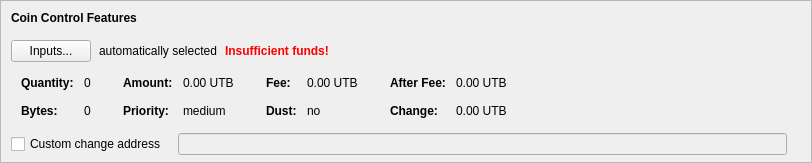
    <widget class="QFrame" name="frameCoinControl">
     <property name="sizePolicy">
      <sizepolicy hsizetype="Expanding" vsizetype="Expanding">
       <horstretch>0</horstretch>
       <verstretch>0</verstretch>
      </sizepolicy>
     </property>
     <property name="maximumSize">
      <size>
       <width>16777215</width>
       <height>16777215</height>
      </size>
     </property>
     <property name="frameShape">
      <enum>QFrame::StyledPanel</enum>
     </property>
     <property name="frameShadow">
      <enum>QFrame::Sunken</enum>
     </property>
     <layout class="QVBoxLayout" name="verticalLayoutCoinControl2">
      <property name="spacing">
       <number>0</number>
      </property>
      <property name="leftMargin">
       <number>0</number>
      </property>
      <property name="topMargin">
       <number>0</number>
      </property>
      <property name="rightMargin">
       <number>0</number>
      </property>
      <property name="bottomMargin">
       <number>6</number>
      </property>
      <item>
       <layout class="QVBoxLayout" name="verticalLayoutCoinControl" stretch="0,0,0,0,1">
        <property name="spacing">
         <number>0</number>
        </property>
        <property name="leftMargin">
         <number>10</number>
        </property>
        <property name="topMargin">
         <number>10</number>
        </property>
        <item>
         <layout class="QHBoxLayout" name="horizontalLayoutCoinControl1">
          <property name="bottomMargin">
           <number>15</number>
          </property>
          <item>
           <widget class="QLabel" name="labelCoinControlFeatures">
            <property name="sizePolicy">
             <sizepolicy hsizetype="Preferred" vsizetype="Maximum">
              <horstretch>0</horstretch>
              <verstretch>0</verstretch>
             </sizepolicy>
            </property>
            <property name="font">
             <font>
              <weight>75</weight>
              <bold>true</bold>
             </font>
            </property>
            <property name="styleSheet">
             <string notr="true">font-weight:bold;</string>
            </property>
            <property name="text">
             <string>Coin Control Features</string>
            </property>
           </widget>
          </item>
         </layout>
        </item>
        <item>
         <layout class="QHBoxLayout" name="horizontalLayoutCoinControl2" stretch="0,0,0,0">
          <property name="spacing">
           <number>8</number>
          </property>
          <property name="bottomMargin">
           <number>10</number>
          </property>
          <item>
           <widget class="QPushButton" name="pushButtonCoinControl">
            <property name="styleSheet">
             <string notr="true"/>
            </property>
            <property name="text">
             <string>Inputs...</string>
            </property>
            <property name="autoDefault">
             <bool>false</bool>
            </property>
           </widget>
          </item>
          <item>
           <widget class="QLabel" name="labelCoinControlAutomaticallySelected">
            <property name="text">
             <string>automatically selected</string>
            </property>
            <property name="margin">
             <number>5</number>
            </property>
           </widget>
          </item>
          <item>
           <widget class="QLabel" name="labelCoinControlInsuffFunds">
            <property name="font">
             <font>
              <weight>75</weight>
              <bold>true</bold>
             </font>
            </property>
            <property name="styleSheet">
             <string notr="true">color:red;font-weight:bold;</string>
            </property>
            <property name="text">
             <string>Insufficient funds!</string>
            </property>
            <property name="margin">
             <number>5</number>
            </property>
           </widget>
          </item>
          <item>
           <spacer name="horizontalSpacerCoinControl">
            <property name="orientation">
             <enum>Qt::Horizontal</enum>
            </property>
            <property name="sizeHint" stdset="0">
             <size>
              <width>40</width>
              <height>1</height>
             </size>
            </property>
           </spacer>
          </item>
         </layout>
        </item>
        <item>
         <widget class="QWidget" name="widgetCoinControl" native="true">
          <property name="sizePolicy">
           <sizepolicy hsizetype="Preferred" vsizetype="Preferred">
            <horstretch>0</horstretch>
            <verstretch>0</verstretch>
           </sizepolicy>
          </property>
          <property name="minimumSize">
           <size>
            <width>0</width>
            <height>0</height>
           </size>
          </property>
          <property name="styleSheet">
           <string notr="true"/>
          </property>
          <layout class="QHBoxLayout" name="horizontalLayoutCoinControl5">
           <property name="leftMargin">
            <number>0</number>
           </property>
           <property name="topMargin">
            <number>0</number>
           </property>
           <property name="rightMargin">
            <number>0</number>
           </property>
           <property name="bottomMargin">
            <number>0</number>
           </property>
           <item>
            <layout class="QHBoxLayout" name="horizontalLayoutCoinControl3" stretch="0,0,0,1">
             <property name="spacing">
              <number>20</number>
             </property>
             <property name="topMargin">
              <number>0</number>
             </property>
             <property name="bottomMargin">
              <number>10</number>
             </property>
             <item>
              <layout class="QFormLayout" name="formLayoutCoinControl1">
               <property name="horizontalSpacing">
                <number>10</number>
               </property>
               <property name="verticalSpacing">
                <number>14</number>
               </property>
               <property name="leftMargin">
                <number>10</number>
               </property>
               <property name="topMargin">
                <number>4</number>
               </property>
               <property name="rightMargin">
                <number>6</number>
               </property>
               <item row="0" column="0">
                <widget class="QLabel" name="labelCoinControlQuantityText">
                 <property name="font">
                  <font>
                   <weight>75</weight>
                   <bold>true</bold>
                  </font>
                 </property>
                 <property name="text">
                  <string>Quantity:</string>
                 </property>
                 <property name="margin">
                  <number>0</number>
                 </property>
                </widget>
               </item>
               <item row="0" column="1">
                <widget class="QLabel" name="labelCoinControlQuantity">
                 <property name="cursor">
                  <cursorShape>IBeamCursor</cursorShape>
                 </property>
                 <property name="contextMenuPolicy">
                  <enum>Qt::ActionsContextMenu</enum>
                 </property>
                 <property name="text">
                  <string notr="true">0</string>
                 </property>
                 <property name="margin">
                  <number>0</number>
                 </property>
                 <property name="textInteractionFlags">
                  <set>Qt::LinksAccessibleByMouse|Qt::TextSelectableByKeyboard|Qt::TextSelectableByMouse</set>
                 </property>
                </widget>
               </item>
               <item row="1" column="0">
                <widget class="QLabel" name="labelCoinControlBytesText">
                 <property name="font">
                  <font>
                   <weight>75</weight>
                   <bold>true</bold>
                  </font>
                 </property>
                 <property name="text">
                  <string>Bytes:</string>
                 </property>
                </widget>
               </item>
               <item row="1" column="1">
                <widget class="QLabel" name="labelCoinControlBytes">
                 <property name="cursor">
                  <cursorShape>IBeamCursor</cursorShape>
                 </property>
                 <property name="contextMenuPolicy">
                  <enum>Qt::ActionsContextMenu</enum>
                 </property>
                 <property name="text">
                  <string notr="true">0</string>
                 </property>
                 <property name="textInteractionFlags">
                  <set>Qt::LinksAccessibleByMouse|Qt::TextSelectableByKeyboard|Qt::TextSelectableByMouse</set>
                 </property>
                </widget>
               </item>
              </layout>
             </item>
             <item>
              <layout class="QFormLayout" name="formLayoutCoinControl2">
               <property name="horizontalSpacing">
                <number>10</number>
               </property>
               <property name="verticalSpacing">
                <number>14</number>
               </property>
               <property name="leftMargin">
                <number>6</number>
               </property>
               <property name="topMargin">
                <number>4</number>
               </property>
               <property name="rightMargin">
                <number>6</number>
               </property>
               <item row="0" column="0">
                <widget class="QLabel" name="labelCoinControlAmountText">
                 <property name="font">
                  <font>
                   <weight>75</weight>
                   <bold>true</bold>
                  </font>
                 </property>
                 <property name="text">
                  <string>Amount:</string>
                 </property>
                 <property name="margin">
                  <number>0</number>
                 </property>
                </widget>
               </item>
               <item row="0" column="1">
                <widget class="QLabel" name="labelCoinControlAmount">
                 <property name="cursor">
                  <cursorShape>IBeamCursor</cursorShape>
                 </property>
                 <property name="contextMenuPolicy">
                  <enum>Qt::ActionsContextMenu</enum>
                 </property>
                 <property name="text">
                  <string notr="true">0.00 UTB</string>
                 </property>
                 <property name="textInteractionFlags">
                  <set>Qt::LinksAccessibleByMouse|Qt::TextSelectableByKeyboard|Qt::TextSelectableByMouse</set>
                 </property>
                </widget>
               </item>
               <item row="1" column="0">
                <widget class="QLabel" name="labelCoinControlPriorityText">
                 <property name="font">
                  <font>
                   <weight>75</weight>
                   <bold>true</bold>
                  </font>
                 </property>
                 <property name="text">
                  <string>Priority:</string>
                 </property>
                </widget>
               </item>
               <item row="1" column="1">
                <widget class="QLabel" name="labelCoinControlPriority">
                 <property name="cursor">
                  <cursorShape>IBeamCursor</cursorShape>
                 </property>
                 <property name="contextMenuPolicy">
                  <enum>Qt::ActionsContextMenu</enum>
                 </property>
                 <property name="text">
                  <string notr="true">medium</string>
                 </property>
                 <property name="textInteractionFlags">
                  <set>Qt::LinksAccessibleByMouse|Qt::TextSelectableByKeyboard|Qt::TextSelectableByMouse</set>
                 </property>
                </widget>
               </item>
              </layout>
             </item>
             <item>
              <layout class="QFormLayout" name="formLayoutCoinControl3">
               <property name="horizontalSpacing">
                <number>10</number>
               </property>
               <property name="verticalSpacing">
                <number>14</number>
               </property>
               <property name="leftMargin">
                <number>6</number>
               </property>
               <property name="topMargin">
                <number>4</number>
               </property>
               <property name="rightMargin">
                <number>6</number>
               </property>
               <item row="0" column="0">
                <widget class="QLabel" name="labelCoinControlFeeText">
                 <property name="font">
                  <font>
                   <weight>75</weight>
                   <bold>true</bold>
                  </font>
                 </property>
                 <property name="text">
                  <string>Fee:</string>
                 </property>
                 <property name="margin">
                  <number>0</number>
                 </property>
                </widget>
               </item>
               <item row="0" column="1">
                <widget class="QLabel" name="labelCoinControlFee">
                 <property name="cursor">
                  <cursorShape>IBeamCursor</cursorShape>
                 </property>
                 <property name="contextMenuPolicy">
                  <enum>Qt::ActionsContextMenu</enum>
                 </property>
                 <property name="text">
                  <string notr="true">0.00 UTB</string>
                 </property>
                 <property name="textInteractionFlags">
                  <set>Qt::LinksAccessibleByMouse|Qt::TextSelectableByKeyboard|Qt::TextSelectableByMouse</set>
                 </property>
                </widget>
               </item>
               <item row="1" column="0">
                <widget class="QLabel" name="labelCoinControlLowOutputText">
                 <property name="font">
                  <font>
                   <weight>75</weight>
                   <bold>true</bold>
                  </font>
                 </property>
                 <property name="text">
                  <string>Dust:</string>
                 </property>
                </widget>
               </item>
               <item row="1" column="1">
                <widget class="QLabel" name="labelCoinControlLowOutput">
                 <property name="cursor">
                  <cursorShape>IBeamCursor</cursorShape>
                 </property>
                 <property name="contextMenuPolicy">
                  <enum>Qt::ActionsContextMenu</enum>
                 </property>
                 <property name="text">
                  <string notr="true">no</string>
                 </property>
                 <property name="textInteractionFlags">
                  <set>Qt::LinksAccessibleByMouse|Qt::TextSelectableByKeyboard|Qt::TextSelectableByMouse</set>
                 </property>
                </widget>
               </item>
              </layout>
             </item>
             <item>
              <layout class="QFormLayout" name="formLayoutCoinControl4">
               <property name="horizontalSpacing">
                <number>10</number>
               </property>
               <property name="verticalSpacing">
                <number>14</number>
               </property>
               <property name="leftMargin">
                <number>6</number>
               </property>
               <property name="topMargin">
                <number>4</number>
               </property>
               <property name="rightMargin">
                <number>6</number>
               </property>
               <item row="0" column="0">
                <widget class="QLabel" name="labelCoinControlAfterFeeText">
                 <property name="font">
                  <font>
                   <weight>75</weight>
                   <bold>true</bold>
                  </font>
                 </property>
                 <property name="text">
                  <string>After Fee:</string>
                 </property>
                 <property name="margin">
                  <number>0</number>
                 </property>
                </widget>
               </item>
               <item row="0" column="1">
                <widget class="QLabel" name="labelCoinControlAfterFee">
                 <property name="cursor">
                  <cursorShape>IBeamCursor</cursorShape>
                 </property>
                 <property name="contextMenuPolicy">
                  <enum>Qt::ActionsContextMenu</enum>
                 </property>
                 <property name="text">
                  <string notr="true">0.00 UTB</string>
                 </property>
                 <property name="textInteractionFlags">
                  <set>Qt::LinksAccessibleByMouse|Qt::TextSelectableByKeyboard|Qt::TextSelectableByMouse</set>
                 </property>
                </widget>
               </item>
               <item row="1" column="0">
                <widget class="QLabel" name="labelCoinControlChangeText">
                 <property name="font">
                  <font>
                   <weight>75</weight>
                   <bold>true</bold>
                  </font>
                 </property>
                 <property name="text">
                  <string>Change:</string>
                 </property>
                </widget>
               </item>
               <item row="1" column="1">
                <widget class="QLabel" name="labelCoinControlChange">
                 <property name="cursor">
                  <cursorShape>IBeamCursor</cursorShape>
                 </property>
                 <property name="contextMenuPolicy">
                  <enum>Qt::ActionsContextMenu</enum>
                 </property>
                 <property name="text">
                  <string notr="true">0.00 UTB</string>
                 </property>
                 <property name="textInteractionFlags">
                  <set>Qt::LinksAccessibleByMouse|Qt::TextSelectableByKeyboard|Qt::TextSelectableByMouse</set>
                 </property>
                </widget>
               </item>
              </layout>
             </item>
            </layout>
           </item>
          </layout>
         </widget>
        </item>
        <item>
         <layout class="QHBoxLayout" name="horizontalLayoutCoinControl4" stretch="0,0,0">
          <property name="spacing">
           <number>12</number>
          </property>
          <property name="sizeConstraint">
           <enum>QLayout::SetDefaultConstraint</enum>
          </property>
          <property name="topMargin">
           <number>5</number>
          </property>
          <property name="rightMargin">
           <number>5</number>
          </property>
          <item>
           <widget class="QCheckBox" name="checkBoxCoinControlChange">
            <property name="toolTip">
             <string>If this is activated, but the change address is empty or invalid, change will be sent to a newly generated address.</string>
            </property>
            <property name="text">
             <string>Custom change address</string>
            </property>
           </widget>
          </item>
          <item>
           <widget class="QValidatedLineEdit" name="lineEditCoinControlChange">
            <property name="enabled">
             <bool>false</bool>
            </property>
            <property name="sizePolicy">
             <sizepolicy hsizetype="Expanding" vsizetype="Fixed">
              <horstretch>0</horstretch>
              <verstretch>0</verstretch>
             </sizepolicy>
            </property>
           </widget>
          </item>
          <item>
           <widget class="QLabel" name="labelCoinControlChangeLabel">
            <property name="sizePolicy">
             <sizepolicy hsizetype="Preferred" vsizetype="Expanding">
              <horstretch>0</horstretch>
              <verstretch>0</verstretch>
             </sizepolicy>
            </property>
            <property name="minimumSize">
             <size>
              <width>0</width>
              <height>0</height>
             </size>
            </property>
            <property name="text">
             <string/>
            </property>
            <property name="margin">
             <number>3</number>
            </property>
           </widget>
          </item>
         </layout>
        </item>
        <item>
         <spacer name="verticalSpacerCoinControl">
          <property name="orientation">
           <enum>Qt::Vertical</enum>
          </property>
          <property name="sizeHint" stdset="0">
           <size>
            <width>800</width>
            <height>1</height>
           </size>
          </property>
         </spacer>
        </item>
       </layout>
      </item>
     </layout>
    </widget>
